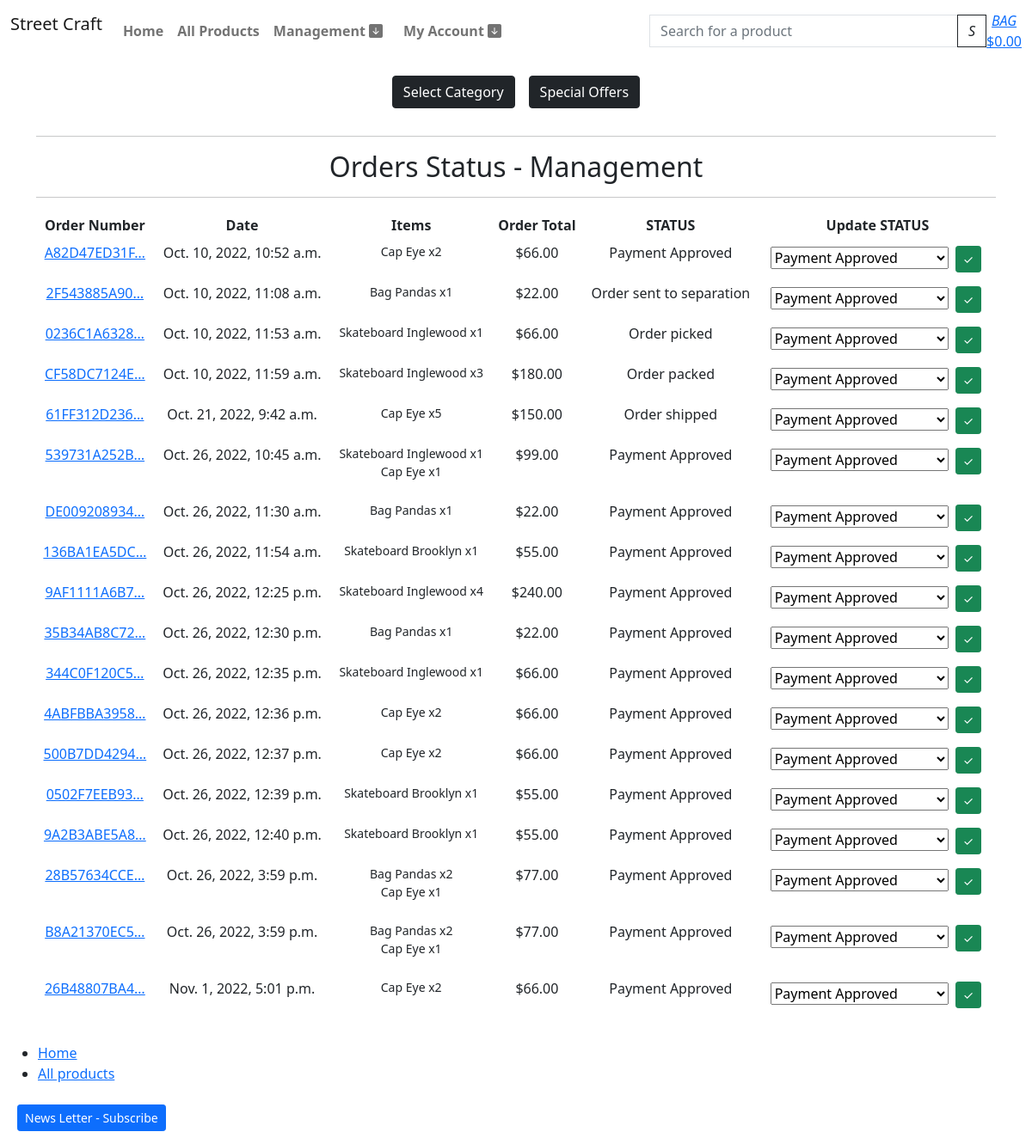
Before: /management/orders-status/ (signed in) with the older database file.
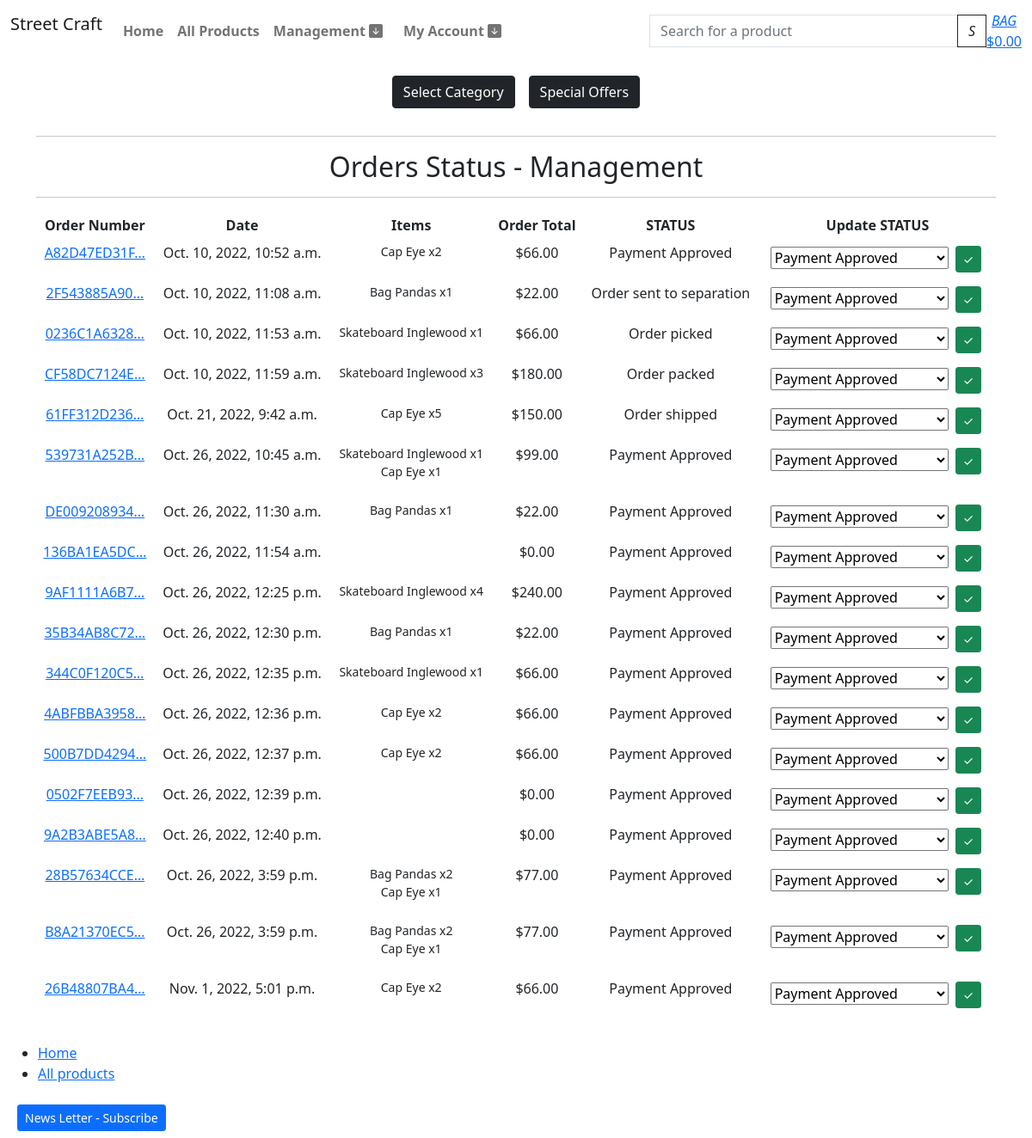
After: the same page with the newer database file.
### checkout/models.py (models this page shows, shortened)
class Order(models.Model):
    order_number = models.CharField(max_length=32, null=False, editable=False)
    user_profile = models.ForeignKey(UserProfile, on_delete=models.SET_NULL,
                                     null=True, blank=True, related_name='orders')
    full_name = models.CharField(max_length=50, null=False, blank=False)
    email = models.EmailField(max_length=254, null=False, blank=False)
    phone_number = models.CharField(max_length=20, null=False, blank=False)
    country = CountryField(blank_label='Country *', null=False, blank=False)
    postcode = models.CharField(max_length=20, null=True, blank=True)
    town_or_city = models.CharField(max_length=40, null=False, blank=False)
    street_address1 = models.CharField(max_length=80, null=False, blank=False)
    street_address2 = models.CharField(max_length=80, null=True, blank=True)
    county = models.CharField(max_length=80, null=True, blank=True)
    date = models.DateTimeField(auto_now_add=True)
    delivery_cost = models.DecimalField(max_digits=6, decimal_places=2, null=False, default=0)
    order_total = models.DecimalField(max_digits=10, decimal_places=2, null=False, default=0)
    grand_total = models.DecimalField(max_digits=10, decimal_places=2, null=False, default=0)
    original_bag = models.TextField(null=False, blank=False, default='')
    stripe_pid = models.CharField(max_length=254, null=False, blank=False, default='')
    STATUS_A = 'Payment Approved'
    STATUS_ONE = 'Order sent to separation'
    STATUS_TWO = 'Order picked'
    STATUS_THREE = 'Order packed'
    STATUS_FOUR = 'Order shipped'
    STATUS_FIVE = 'Order delivered'
    ORDER_STATUS = [
        (STATUS_A, 'Payment Approved'),
        (STATUS_ONE, 'Order sent to separation'),
        (STATUS_TWO, 'Order picked'),
        (STATUS_THREE, 'Order packed'),
        (STATUS_FOUR, 'Order shipped'),
        (STATUS_FIVE, 'Order delivered')
        ]
    status = models.CharField(
        max_length=25,
        choices=ORDER_STATUS,
        blank=False, default=STATUS_A
        )

class OrderLineItem(models.Model):
    order = models.ForeignKey(Order, null=False, blank=False, on_delete=models.CASCADE, related_name='lineitems')
    product = models.ForeignKey(Product, null=False, blank=False, on_delete=models.CASCADE)
    quantity = models.IntegerField(null=False, blank=False, default=0)
    lineitem_total = models.DecimalField(max_digits=6, decimal_places=2, null=False, blank=False, editable=False)

### products/models.py (models this page shows, shortened)
class Product(models.Model):
    sku = models.SmallAutoField(primary_key=True)
    name = models.CharField(max_length=150, unique=True)
    release_date = models.DateTimeField(auto_now_add=True)
    category = models.ForeignKey('Category', null=True, blank=True, on_delete=models.SET_NULL)
    quantity_available = models.IntegerField(default=100,
            validators=[
            MinValueValidator(0)
        ])
    description = models.TextField()
    price = models.DecimalField(max_digits=6, decimal_places=2)
    offer = models.ForeignKey(Offer, null=True, blank=True, on_delete=models.SET_NULL)
    product_image = models.ImageField(null=True, blank=True)
    product_image_url = models.URLField(max_length=1024, null=True, blank=True)
    slug = models.SlugField(max_length=254, null=True, blank=True, unique=True)
    class Meta:
        ordering = ['-release_date']

### management/views.py (the view)
# urls.py: path('orders-status/', views.orders_status, name='orders_status'),
@login_required
def orders_status(request):
    orders = Order.objects.all()
    form = OrderStatusForm()
    if not request.user.is_superuser:
        messages.error(request, 'Sorry, only store owners can view this page.')
        return redirect(reverse('home'))
    context = {
        'orders': orders,
        'form': form,
    }
    return render(request, 'management/admin_status.html', context)

### management/forms.py
class OrderStatusForm(forms.ModelForm):
    class Meta:
        model = Order
        fields = [
            'status'
        ]

### shopbag/contexts.py (called while the page is built, shortened)
def bag_contents(request):
    bag_items = []
    total = 0
    product_count = 0
    bag = request.session.get('bag', {})
    if total < settings.FREE_DELIVERY_THRESHOLD:
        delivery = total * Decimal(settings.STANDARD_DELIVERY_PERCENTAGE / 100)
        free_delivery_delta = settings.FREE_DELIVERY_THRESHOLD - total
    else:
        delivery = 0
        free_delivery_delta = 0
    grand_total = delivery + total
    context = {
        'bag_items': bag_items,
        'total': total,
        'product_count': product_count,
        'delivery': delivery,
        'free_delivery_delta': free_delivery_delta,
        'free_delivery_threshold': settings.FREE_DELIVERY_THRESHOLD,
        'grand_total': grand_total,
    }
    return context

### templates/management/admin_status.html (shortened to what this page needs)
{% extends "base.html" %}
{% load i18n %}
{% block content %}
<div class="container text-center">
    <hr>
    <h2 class="m-2">Orders Status - Management</h2>
    <hr>
</div>
{% load account %}
<div class="container text-center">
    <div class="row">
        <div class="col table-responsive">
            <table class="table table-sm table-borderless">
                <thead>
                    <tr>
                        <th>Order Number</th>
                        <th>Date</th>
                        <th>Items</th>
                        <th>Order Total</th>
                        <th>STATUS</th>
                        <th>Update STATUS</th>
                    </tr>
                </thead>
                <tbody>
                    {% for order in orders %}
                        <tr>
                            <td>
                                <a href="{% url 'order_details' order.order_number %}"
                                title="{{ order.order_number }}">
                                    {{ order.order_number|truncatechars:12 }}
                                </a>
                            </td>
                            <td>{{ order.date }}</td>
                            <td>
                                <ul class="list-unstyled">
                                    {% for item in order.lineitems.all %}
                                        <li class="small">
                                            {{ item.product.name }} x{{ item.quantity }}
                                        </li>
                                    {% endfor %}
                                </ul>
                            </td>
                            <td>${{ order.grand_total }}</td>
                            <td>{{ order.status }}</td>
                            <td>
                                <form method="POST" action="{% url 'update_status' order.pk %}">
                                    {% for field in form %}
                                        {{ field }}
                                    {% endfor %}
                                    <input class="btn btn-sm btn-success m-1" type="submit" value="&#x2713">
                                </form>
                            </td>
                        </tr>
                    {% endfor %}
                </tbody>
            </table>
        </div>
    </div>
</div>
{%endblock%}

Changed rows visible on the page:
removed OrderLineItem: product.name "Skateboard Brooklyn", quantity "1", shown under Order "Oct. 26, 2022, 11:54 a.m."
removed OrderLineItem: product.name "Skateboard Brooklyn", quantity "1", shown under Order "Oct. 26, 2022, 12:39 p.m."
removed OrderLineItem: product.name "Skateboard Brooklyn", quantity "1", shown under Order "Oct. 26, 2022, 12:40 p.m."
changed Order "Oct. 26, 2022, 11:54 a.m.": grand_total "55.00" → "0.00"
changed Order "Oct. 26, 2022, 12:39 p.m.": grand_total "55.00" → "0.00"
changed Order "Oct. 26, 2022, 12:40 p.m.": grand_total "55.00" → "0.00"
